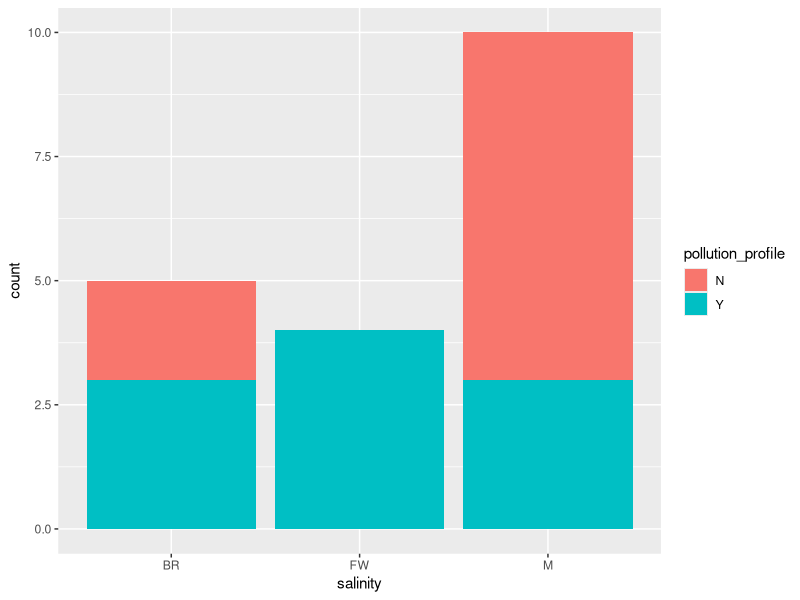
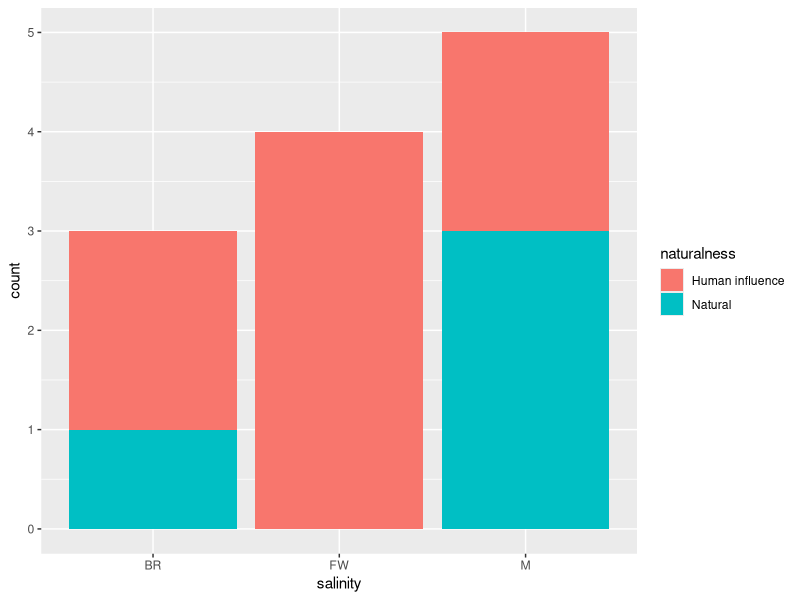

Write R code to recreate these figures, in order.
library(tidyverse)


ponds <- read_csv(file = "raw_data/recovery_plan_ponds.csv")


ponds |> ggplot(aes(x = salinity)) +
  geom_bar(aes(fill = pollution_profile))


chosen_ponds <- ponds |> 
  filter(pollution_profile == "Y") |> 
  bind_rows(filter(ponds, pollution_profile == "N", species == "F. relictus"))


chosen_ponds |> ggplot(aes(x = salinity)) +
  geom_bar(aes(fill = naturalness))
